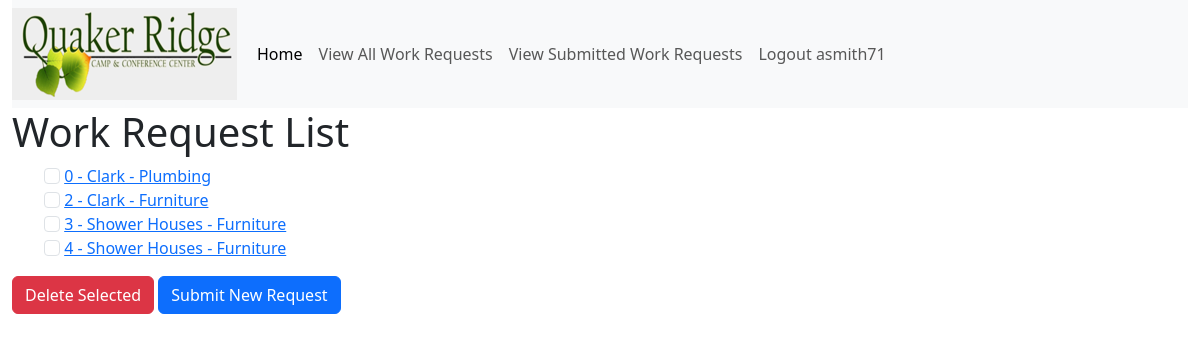
/workrequests/ (signed in), run on the app's committed database.
### qrc_app/models.py (models this page shows)
class WorkRequest(models.Model):
    task_number = models.IntegerField()
    submitter_name = models.CharField(max_length=200)
    contact_info = models.CharField(max_length=200)
    date = models.DateTimeField(auto_now_add=True)
    BUILDINGS = (
        ('Clark', 'Clark'),
        ('Turner', 'Turner'),
        ('Fell', 'Fell'),
        ('Chapel', 'Chapel'),
        ('Kinser', 'Kinser'),
        ('Big Bear', 'Big Bear'),
        ('Shower Houses', 'Shower Houses')
        )
    CLARK_ROOMS = (
        ('Room 1-1', 'Room 1-1'),
        ('Room 2-1', 'Room 2-1'),
        ('Room 3-1', 'Room 3-1'),
    )
    TURNER_ROOMS = (
        ('Bear', 'Bear'),
        ('Elk', 'Elk'),
        ('Lion', 'Lion'),
    )
    FELL_ROOMS = (
        ('Room A', 'Room A'),
        ('Room B', 'Room B'),
        ('Room C', 'Room C'),
    )
    CHAPEL_ROOMS = (
        ('Main Room', 'Main Room'),
        ("Men's Bathroom", "Men's Bathroom"),
        ("Women's Bathroom", "Womens's Bathroom"),
    )
    KINSER_ROOMS = (
        ('Room 123', 'Room 123'),
        ('Room 234', 'Room 234'),
        ('Room 345', 'Room 345'),
    )
    BIGBEAR_ROOMS = (
        ('Main Room', 'Main Room'),
        ('Living Room', 'Living Room'),
        ('Bathroom', 'Bathroom'),
    )
    SHOWERHOUSE_ROOMS = (
        ('Shower A', 'Shower A'),
        ('Shower B', 'Shower B'),
        ('Shower C', 'Shower C'),
    )
    ROOMS = {
        'Clark': CLARK_ROOMS,
        'Turner': TURNER_ROOMS,
        'Fell': FELL_ROOMS,
        'Chapel': CHAPEL_ROOMS,
        'Kinser': KINSER_ROOMS,
        'Big Bear': BIGBEAR_ROOMS,
        'Shower Houses': SHOWERHOUSE_ROOMS,
    }
    location = models.CharField(max_length=200, choices=BUILDINGS)
    sub_location = models.CharField(max_length=200, choices=CLARK_ROOMS)
    description = models.TextField()
    TYPE_OF_ISSUE = (
        ('Plumbing', 'Plumbing'),
        ('Electrical', 'Electrical'),
        ('Furniture', 'Furniture'),
        ('Structural', 'Structural'),
        ('Other', 'Other - Please Explain'),
    )
    type_of_issue = models.CharField(max_length=200, choices=TYPE_OF_ISSUE)
    assigned_worker = models.CharField(max_length=200, blank=True)  # optional
    is_closed = models.BooleanField(default=False)
    close_note = models.TextField(blank=True)
    close_date = models.DateTimeField(auto_now=True)
    def __str__(self):
        returnString = f'{self.task_number} - {self.location} - {self.type_of_issue}'
        return returnString
    def get_absolute_url(self):
        return reverse('workrequest-detail', args=[str(self.id)])

### qrc_app/views.py (the view)
# urls.py: path('workrequests/', views.WorkRequestListView.as_view(), name='workrequests'),
class WorkRequestListView(LoginRequiredMixin, generic.ListView):
    model = WorkRequest

### qrc_app/templates/qrc_app/workrequest_list.html (shortened to what this page needs)
{% extends "qrc_app/base_template.html" %}
{% block content %}
<h1>Work Request List</h1>
<form action="{% url 'delete-requests' %}" method="POST" onsubmit="return confirmDelete();">
	{%if workrequest_list%}
		<ul>
			{% for workRequest in workrequest_list %}
			<div>
				{% if not workRequest.is_closed %}
					<input class="form-check-input" type="checkbox" value={{workRequest.id}} name="boxes">
					<a href="{{ workRequest.get_absolute_url}}"> {{ workRequest}}</a>
				{% endif %}
			</div>
			{% endfor %}
		</ul>
		{% else %}
			<p>There are no work requests in the list</p>
		{% endif %}
<button class="btn btn-danger" type="submit">Delete Selected</button>
<a class="btn btn-primary" href="{% url 'create-requests' %}" role="button">Submit New Request</a>
</form>
{% endblock %}

### qrc_app/templates/qrc_app/base_template.html (shortened to what this page needs)
{% load static %}
{% load django_bootstrap5 %}
<!DOCTYPE html>
<html lang="en">
 <head>
   {% bootstrap_css %}
   <link href="https://cdn.jsdelivr.net/npm/bootstrap@5.3.1/dist/css/bootstrap.min.css" rel="stylesheet">
 </head>
 <body>
   <div class="container-fluid">
     <nav class="navbar navbar-expand-lg bg-body-tertiary">
       <img src="{% static 'images/qrc_logo_resized.png' %}">
       <div class="container-fluid">
         <div class="collapse navbar-collapse" id="navbarNavAltMarkup">
           <div class="navbar-nav">
             <a class="nav-link active" aria-current="page" href="{% url 'index' %}">Home</a>
             <a class="nav-link" href="{% url 'workrequests'%}">View All Work Requests</a>
             <a class="nav-link" href="#">View Submitted Work Requests</a>
             {% if user.is_authenticated %}
               <a class="nav-link" href="{% url 'logout' %}?next={{ request.path }}">Logout {{user}}</a>
             {% else %}
               <a class="nav-link" href="{% url 'login' %}?next={{ request.path }}">Login</a>
             {% endif %}
           </div>
         </div>
       </div>
     </nav>
       <div class="col-sm-10">
         {% block content %}
         {% endblock %}
       </div>
     </div>
 </body>
</html>

### data on the page
WorkRequest: task_number+location+type_of_issue "0 - Clark - Plumbing"
WorkRequest: task_number+location+type_of_issue "2 - Clark - Furniture"
WorkRequest: task_number+location+type_of_issue "3 - Shower Houses - Furniture"
WorkRequest: task_number+location+type_of_issue "4 - Shower Houses - Furniture"

### other printed values
{{ user }} "asmith71"
